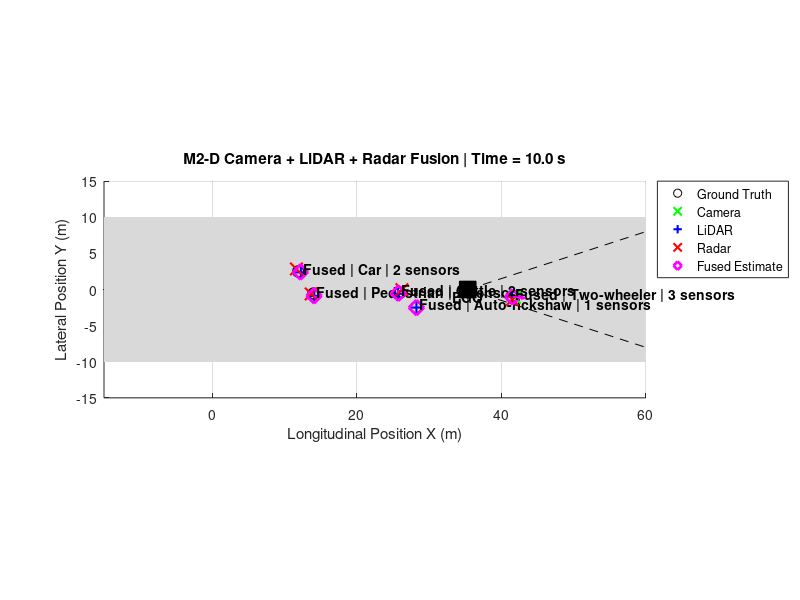
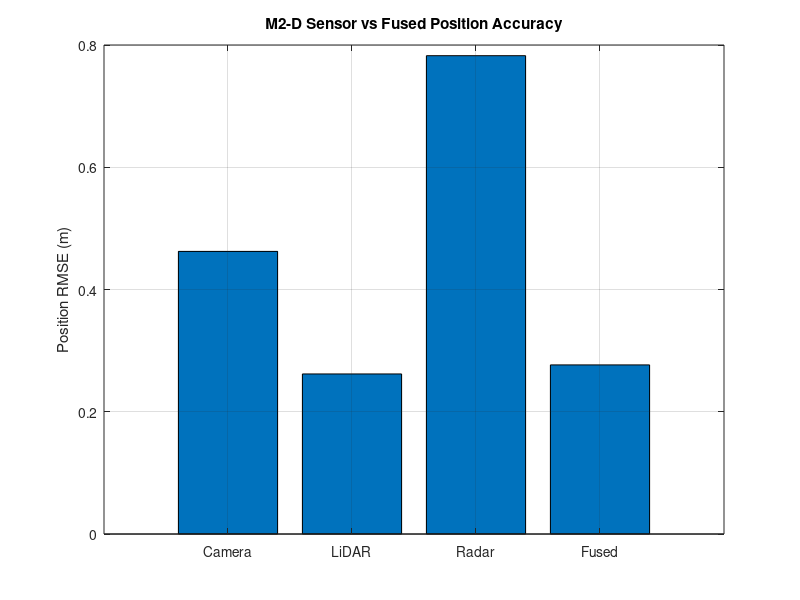

MATLAB code for these plots, in order:
%% SIH 26037
% Module M2 - Multi-Sensor Simulation and Fusion
% Stage M2-D: Camera + LiDAR + Radar fusion
%
% Lightweight weighted fusion without
% Sensor Fusion and Tracking Toolbox.

clc;
clear;
close all;

rng(30);

%% Simulation settings
dt = 0.1;
simTime = 10;
time = 0:dt:simTime;

%% -------------------------------------------------
% SENSOR SETTINGS
%% -------------------------------------------------

% Camera
cameraRange = 30;
cameraHalfFOVdeg = 18;
cameraDetectionProbability = 0.90;
cameraNoiseStd = 0.35;

% LiDAR
lidarRange = 35;
lidarDetectionProbability = 0.96;
lidarNoiseStd = 0.18;

% Radar
radarRange = 45;
radarDetectionProbability = 0.94;
radarPositionNoiseStd = 0.55;
radarVelocityNoiseStd = 0.35;

%% -------------------------------------------------
% FUSION WEIGHTS
%% -------------------------------------------------

% Position weights are inverse measurement variance

cameraWeight = 1/(cameraNoiseStd^2);
lidarWeight  = 1/(lidarNoiseStd^2);
radarWeight  = 1/(radarPositionNoiseStd^2);

%% Ego vehicle
ego.x = 0;
ego.y = 0;
ego.vx = 3.5;
ego.vy = 0;

%% -------------------------------------------------
% ACTORS
%% -------------------------------------------------

actors(1).id = 1;
actors(1).type = "Car";
actors(1).state = [22, 2.5, -1.0, 0];

actors(2).id = 2;
actors(2).type = "Pedestrian";
actors(2).state = [14, 6.5, 0, -0.7];

actors(3).id = 3;
actors(3).type = "Auto-rickshaw";
actors(3).state = [10, -4.5, 1.8, 0.2];

actors(4).id = 4;
actors(4).type = "Two-wheeler";
actors(4).state = [-4, -2.0, 4.5, 0.1];

actors(5).id = 5;
actors(5).type = "Cattle";
actors(5).state = [27, -7.0, -0.1, 0.65];

numActors = length(actors);

%% -------------------------------------------------
% METRICS
%% -------------------------------------------------

cameraErrors = [];
lidarErrors = [];
radarErrors = [];
fusedErrors = [];

radarVelocityErrors = [];

fusionCount = 0;

sensorContributionCount = zeros(1,3);

%% Figure
figure( ...
    'Name','SIH 26037 - M2-D Multi-Sensor Fusion', ...
    'NumberTitle','off');

%% -------------------------------------------------
% MAIN LOOP
%% -------------------------------------------------

for k = 1:length(time)

    cla;
    hold on;
    grid on;

    %% Road
    patch([-15 60 60 -15], ...
          [-10 -10 10 10], ...
          [0.85 0.85 0.85], ...
          'EdgeColor','none');

    %% Ego update
    ego.x = ego.x + ego.vx*dt;
    ego.y = ego.y + ego.vy*dt;

    plot(ego.x,ego.y,'ks', ...
        'MarkerSize',12, ...
        'MarkerFaceColor','k');

    text(ego.x,ego.y-1, ...
        'EGO', ...
        'HorizontalAlignment','center', ...
        'FontWeight','bold');

    %% Camera FOV
    fovAngle = deg2rad(cameraHalfFOVdeg);

    leftX = ego.x + cameraRange*cos(fovAngle);
    leftY = ego.y + cameraRange*sin(fovAngle);

    rightX = ego.x + cameraRange*cos(fovAngle);
    rightY = ego.y - cameraRange*sin(fovAngle);

    plot([ego.x leftX], ...
         [ego.y leftY], ...
         'k--');

    plot([ego.x rightX], ...
         [ego.y rightY], ...
         'k--');

    %% -------------------------------------------------
    % ACTOR LOOP
    %% -------------------------------------------------

    for i = 1:numActors

        %% Update ground truth
        actors(i).state(1) = ...
            actors(i).state(1) + actors(i).state(3)*dt;

        actors(i).state(2) = ...
            actors(i).state(2) + actors(i).state(4)*dt;

        trueX = actors(i).state(1);
        trueY = actors(i).state(2);

        trueVx = actors(i).state(3);
        trueVy = actors(i).state(4);

        %% Ground truth
        plot(trueX,trueY,'ko', ...
            'MarkerSize',8, ...
            'LineWidth',1.2);

        %% Relative geometry
        dx = trueX - ego.x;
        dy = trueY - ego.y;

        rangeToActor = hypot(dx,dy);

        angleToActor = atan2(dy,dx);

        %% ---------------------------------------------
        % SENSOR MEASUREMENTS
        %% ---------------------------------------------

        hasCamera = false;
        hasLidar = false;
        hasRadar = false;

        cameraPos = [NaN NaN];
        lidarPos  = [NaN NaN];
        radarPos  = [NaN NaN];

        radarVel = [NaN NaN];

        %% CAMERA
        cameraVisible = ...
            dx > 0 && ...
            rangeToActor <= cameraRange && ...
            abs(angleToActor) <= fovAngle;

        if cameraVisible && ...
                rand <= cameraDetectionProbability

            hasCamera = true;

            cameraPos = [
                trueX + cameraNoiseStd*randn, ...
                trueY + cameraNoiseStd*randn
            ];

            cameraErrors(end+1) = ...
                norm(cameraPos-[trueX trueY]);

            plot(cameraPos(1),cameraPos(2), ...
                'gx', ...
                'MarkerSize',9, ...
                'LineWidth',1.5);
        end

        %% LIDAR
        if rangeToActor <= lidarRange && ...
                rand <= lidarDetectionProbability

            hasLidar = true;

            lidarPos = [
                trueX + lidarNoiseStd*randn, ...
                trueY + lidarNoiseStd*randn
            ];

            lidarErrors(end+1) = ...
                norm(lidarPos-[trueX trueY]);

            plot(lidarPos(1),lidarPos(2), ...
                'b+', ...
                'MarkerSize',9, ...
                'LineWidth',1.5);
        end

        %% RADAR
        if rangeToActor <= radarRange && ...
                rand <= radarDetectionProbability

            hasRadar = true;

            radarPos = [
                trueX + radarPositionNoiseStd*randn, ...
                trueY + radarPositionNoiseStd*randn
            ];

            radarVel = [
                trueVx + radarVelocityNoiseStd*randn, ...
                trueVy + radarVelocityNoiseStd*randn
            ];

            radarErrors(end+1) = ...
                norm(radarPos-[trueX trueY]);

            radarVelocityErrors(end+1) = ...
                norm(radarVel-[trueVx trueVy]);

            plot(radarPos(1),radarPos(2), ...
                'rx', ...
                'MarkerSize',9, ...
                'LineWidth',1.5);
        end

        %% ---------------------------------------------
        % POSITION FUSION
        %% ---------------------------------------------

        weightedX = 0;
        weightedY = 0;
        totalWeight = 0;

        contributionCount = 0;

        if hasCamera

            weightedX = weightedX + ...
                cameraWeight*cameraPos(1);

            weightedY = weightedY + ...
                cameraWeight*cameraPos(2);

            totalWeight = totalWeight + ...
                cameraWeight;

            contributionCount = contributionCount + 1;

            sensorContributionCount(1) = ...
                sensorContributionCount(1) + 1;
        end

        if hasLidar

            weightedX = weightedX + ...
                lidarWeight*lidarPos(1);

            weightedY = weightedY + ...
                lidarWeight*lidarPos(2);

            totalWeight = totalWeight + ...
                lidarWeight;

            contributionCount = contributionCount + 1;

            sensorContributionCount(2) = ...
                sensorContributionCount(2) + 1;
        end

        if hasRadar

            weightedX = weightedX + ...
                radarWeight*radarPos(1);

            weightedY = weightedY + ...
                radarWeight*radarPos(2);

            totalWeight = totalWeight + ...
                radarWeight;

            contributionCount = contributionCount + 1;

            sensorContributionCount(3) = ...
                sensorContributionCount(3) + 1;
        end

        %% Produce fused object if any sensor detected it
        if totalWeight > 0

            fusedX = weightedX/totalWeight;
            fusedY = weightedY/totalWeight;

            fusionCount = fusionCount + 1;

            fusedError = hypot( ...
                fusedX-trueX, ...
                fusedY-trueY);

            fusedErrors(end+1) = ...
                fusedError;

            %% Fused estimate
            plot(fusedX,fusedY,'md', ...
                'MarkerSize',11, ...
                'LineWidth',2);

            %% Label
            label = sprintf( ...
                'Fused | %s | %d sensors', ...
                actors(i).type, ...
                contributionCount);

            text( ...
                fusedX+0.4, ...
                fusedY+0.4, ...
                label, ...
                'FontWeight','bold');

            %% Use radar velocity if available
            if hasRadar

                quiver( ...
                    fusedX, ...
                    fusedY, ...
                    radarVel(1), ...
                    radarVel(2), ...
                    0.4, ...
                    'm', ...
                    'LineWidth',1.2);
            end
        end
    end

    %% Formatting
    xlim([-15 60]);
    ylim([-15 15]);

    axis equal;

    xlabel('Longitudinal Position X (m)');
    ylabel('Lateral Position Y (m)');

    title(sprintf( ...
        'M2-D Camera + LiDAR + Radar Fusion | Time = %.1f s', ...
        time(k)));

    %% Legend
    h1 = plot(nan,nan,'ko');
    h2 = plot(nan,nan,'gx','LineWidth',1.5);
    h3 = plot(nan,nan,'b+','LineWidth',1.5);
    h4 = plot(nan,nan,'rx','LineWidth',1.5);
    h5 = plot(nan,nan,'md','LineWidth',2);

    legend( ...
        [h1 h2 h3 h4 h5], ...
        {'Ground Truth', ...
         'Camera', ...
         'LiDAR', ...
         'Radar', ...
         'Fused Estimate'}, ...
        'Location','northeastoutside');

    drawnow;
end

%% -------------------------------------------------
% METRICS
%% -------------------------------------------------

cameraRMSE = ...
    sqrt(mean(cameraErrors.^2));

lidarRMSE = ...
    sqrt(mean(lidarErrors.^2));

radarRMSE = ...
    sqrt(mean(radarErrors.^2));

fusedRMSE = ...
    sqrt(mean(fusedErrors.^2));

radarVelocityRMSE = ...
    sqrt(mean(radarVelocityErrors.^2));

%% -------------------------------------------------
% RESULTS
%% -------------------------------------------------

fprintf('\n');
fprintf('====================================================\n');
fprintf(' SIH 26037 - M2-D SENSOR FUSION RESULTS\n');
fprintf('====================================================\n');

fprintf('Camera position RMSE : %.3f m\n', ...
    cameraRMSE);

fprintf('LiDAR position RMSE  : %.3f m\n', ...
    lidarRMSE);

fprintf('Radar position RMSE  : %.3f m\n', ...
    radarRMSE);

fprintf('Fused position RMSE  : %.3f m\n', ...
    fusedRMSE);

fprintf('\nRadar velocity RMSE  : %.3f m/s\n', ...
    radarVelocityRMSE);

fprintf('\nFused object estimates : %d\n', ...
    fusionCount);

fprintf('\nSensor contributions\n');
fprintf('Camera : %d\n',sensorContributionCount(1));
fprintf('LiDAR  : %d\n',sensorContributionCount(2));
fprintf('Radar  : %d\n',sensorContributionCount(3));

fprintf('====================================================\n');

%% -------------------------------------------------
% RMSE COMPARISON
%% -------------------------------------------------

figure( ...
    'Name','M2-D Position RMSE Comparison', ...
    'NumberTitle','off');

sensorRMSE = [
    cameraRMSE
    lidarRMSE
    radarRMSE
    fusedRMSE
];

bar(sensorRMSE);

set(gca, ...
    'XTick',1:4, ...
    'XTickLabel', ...
    {'Camera','LiDAR','Radar','Fused'});

ylabel('Position RMSE (m)');
title('M2-D Sensor vs Fused Position Accuracy');

grid on;

disp("M2-D multi-sensor fusion completed successfully.");
